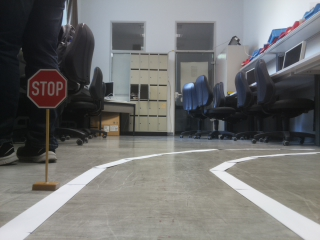
#> input picture Computer/Data/stopSignDouble/001.jpg, 320 x 240 px, found by its file name
$ python preprocessingFrame.py
#> lines starting #> are read from the running program, lines starting #| are printed output that depends on the picture
### Computer/SupFunctions/CNNFunc.py
# -*- coding: utf-8 -*-
"""
Created on Thu Apr 19 14:45:11 2018

@author: tranl
"""

import cv2
import os
import numpy as np

class preprocessors:
    # [203 lines left out: functions resizing, removeTop, gray, grayMtp, extractWhite, carBirdeyeView and 10 more, not called in this run]

#def normalization(data, maxValue):
def rangeChange(data, maxValue):
    output = data.astype('float') / maxValue #should be 255.0 for images
    return output

# [22 lines left out: functions normalizeTo, adjustShape, not called in this run]

def slideWindow(image, ROI=(0, 60, 320, 60), windowSize=(20,20), stepSize=(5,5)):
    # ROI has the format (x1, y1, width, height) where (x1, y1) is top left corner
    # and (height, width) is the shape of the ROI.
    # windowSize and stepSize has the format (height, width)
    (x1, y1, width, height) = ROI
    (winWidth, winHeight) = windowSize
    (stepHeight, stepWidth) = stepSize
    for y in range(y1, (y1+1+height-winHeight), stepHeight):
        for x in range(x1, (x1+1+width-winWidth), stepWidth):
            yield (x, y, image[y:y+winHeight, x:x+winWidth])

# [20 lines left out: functions aWindow, removeSingleWin, findIndex, not called in this run]


### Computer/preprocessingFrame.py
# -*- coding: utf-8 -*-
"""
Created on Sat Apr 14 16:29:47 2018

@author: tranl
"""

import numpy as np
import cv2
import argparse
import time
import random
from PIL import Image
from SupFunctions import CNNFunc

class preProcessors:
    def __init__(self, imageArray):
        self.imageArray = imageArray

    # [29 lines left out: function processor1, not called in this run]

def main():
    image = cv2.imread(r'Data\stopSignDouble\001.jpg')
#> image is the input picture: shape (240, 320, 3); mean B, G, R 113.4, 114.3, 114
    for (x, y, window) in CNNFunc.slideWindow(image, ROI=(0, 40, 320, 80),
         windowSize=(20,20), stepSize=(20,20)):
        image = cv2.rectangle(image,(x,y),(x+19,y+19),(0,0,255),1)
#> this loop made 64 passes
#> (x, y) on passes 1 to 12: (0, 40), (20, 40), (40, 40), (60, 40), (80, 40), (100, 40), (120, 40), (140, 40), (160, 40), (180, 40), (200, 40), (220, 40)
#> pass 2, in main, `image = cv2.rectangle(image,(x,y),(x+19,y+19),(0,0,255),1)`:
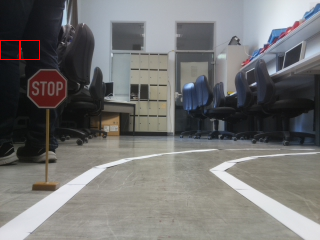
#> image: shape (240, 320, 3); mean B, G, R 113.4, 114.2, 114.5
#> after the loop:
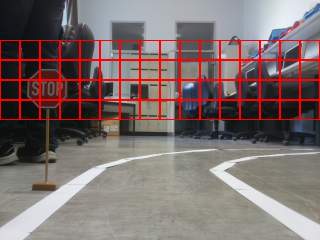
#> image: shape (240, 320, 3); mean B, G, R 108.4, 109.4, 125.3
    cv2.imshow('Image', image)
    cv2.waitKey(0)

# [262 lines left out: functions main7, main6, main5, main4, main3, main2 and 2 more, not called in this run]


if __name__ == '__main__': main()
